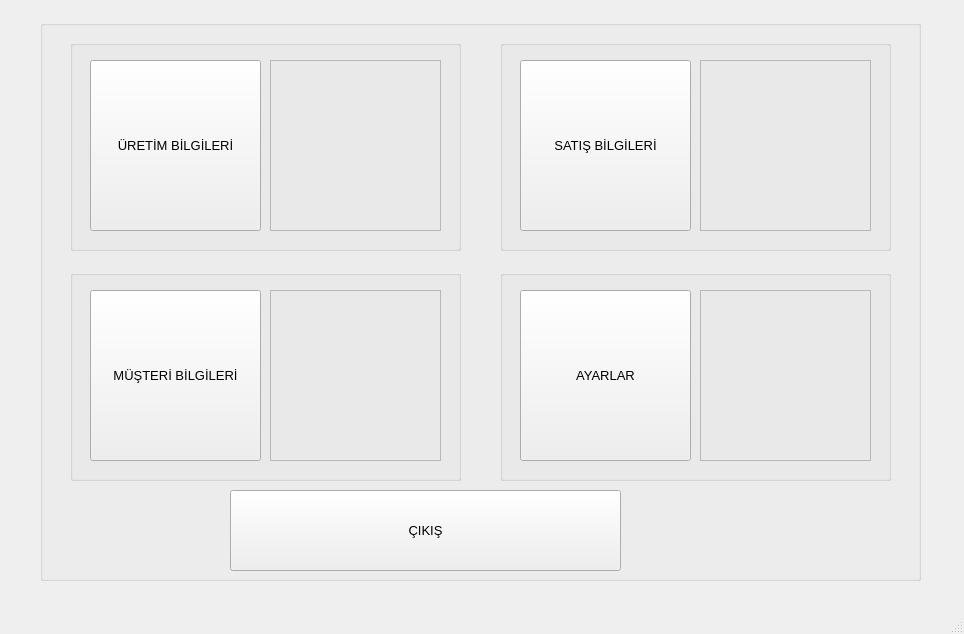
<?xml version="1.0" encoding="UTF-8"?>
<ui version="4.0">
 <class>MainPageCls</class>
 <widget class="QMainWindow" name="MainPageCls">
  <property name="geometry">
   <rect>
    <x>0</x>
    <y>0</y>
    <width>964</width>
    <height>634</height>
   </rect>
  </property>
  <property name="windowTitle">
   <string>MainWindow</string>
  </property>
  <property name="styleSheet">
   <string notr="true"/>
  </property>
  <widget class="QWidget" name="centralwidget">
   <widget class="QGroupBox" name="groupBox">
    <property name="geometry">
     <rect>
      <x>40</x>
      <y>20</y>
      <width>881</width>
      <height>561</height>
     </rect>
    </property>
    <property name="font">
     <font>
      <pointsize>10</pointsize>
     </font>
    </property>
    <property name="title">
     <string/>
    </property>
    <widget class="QGroupBox" name="groupBox_1">
     <property name="geometry">
      <rect>
       <x>30</x>
       <y>20</y>
       <width>391</width>
       <height>211</height>
      </rect>
     </property>
     <property name="font">
      <font>
       <pointsize>10</pointsize>
      </font>
     </property>
     <property name="title">
      <string/>
     </property>
     <widget class="QPushButton" name="pushButtonProduction">
      <property name="geometry">
       <rect>
        <x>20</x>
        <y>20</y>
        <width>171</width>
        <height>171</height>
       </rect>
      </property>
      <property name="font">
       <font>
        <pointsize>10</pointsize>
       </font>
      </property>
      <property name="text">
       <string>ÜRETİM BİLGİLERİ</string>
      </property>
     </widget>
     <widget class="QFrame" name="frame">
      <property name="geometry">
       <rect>
        <x>200</x>
        <y>20</y>
        <width>171</width>
        <height>171</height>
       </rect>
      </property>
      <property name="font">
       <font>
        <pointsize>10</pointsize>
       </font>
      </property>
      <property name="styleSheet">
       <string notr="true">image: url(:/new/prefix1/images/ProductionPage.jpg);</string>
      </property>
      <property name="frameShape">
       <enum>QFrame::StyledPanel</enum>
      </property>
      <property name="frameShadow">
       <enum>QFrame::Raised</enum>
      </property>
     </widget>
    </widget>
    <widget class="QGroupBox" name="groupBox_3">
     <property name="geometry">
      <rect>
       <x>460</x>
       <y>20</y>
       <width>391</width>
       <height>211</height>
      </rect>
     </property>
     <property name="font">
      <font>
       <pointsize>10</pointsize>
      </font>
     </property>
     <property name="title">
      <string/>
     </property>
     <widget class="QPushButton" name="pushButtonSales">
      <property name="geometry">
       <rect>
        <x>20</x>
        <y>20</y>
        <width>171</width>
        <height>171</height>
       </rect>
      </property>
      <property name="font">
       <font>
        <pointsize>10</pointsize>
       </font>
      </property>
      <property name="text">
       <string>SATIŞ BİLGİLERİ</string>
      </property>
     </widget>
     <widget class="QFrame" name="frame_3">
      <property name="geometry">
       <rect>
        <x>200</x>
        <y>20</y>
        <width>171</width>
        <height>171</height>
       </rect>
      </property>
      <property name="font">
       <font>
        <pointsize>10</pointsize>
       </font>
      </property>
      <property name="styleSheet">
       <string notr="true">background-image: url(:/new/prefix1/images/sales.jpg);</string>
      </property>
      <property name="frameShape">
       <enum>QFrame::StyledPanel</enum>
      </property>
      <property name="frameShadow">
       <enum>QFrame::Raised</enum>
      </property>
     </widget>
    </widget>
    <widget class="QGroupBox" name="groupBox_4">
     <property name="geometry">
      <rect>
       <x>30</x>
       <y>250</y>
       <width>391</width>
       <height>211</height>
      </rect>
     </property>
     <property name="font">
      <font>
       <pointsize>10</pointsize>
      </font>
     </property>
     <property name="title">
      <string/>
     </property>
     <widget class="QPushButton" name="pushButtonCustomer">
      <property name="geometry">
       <rect>
        <x>20</x>
        <y>20</y>
        <width>171</width>
        <height>171</height>
       </rect>
      </property>
      <property name="font">
       <font>
        <pointsize>10</pointsize>
       </font>
      </property>
      <property name="text">
       <string>MÜŞTERİ BİLGİLERİ</string>
      </property>
     </widget>
     <widget class="QFrame" name="frame_4">
      <property name="geometry">
       <rect>
        <x>200</x>
        <y>20</y>
        <width>171</width>
        <height>171</height>
       </rect>
      </property>
      <property name="font">
       <font>
        <pointsize>10</pointsize>
       </font>
      </property>
      <property name="styleSheet">
       <string notr="true">image: url(:/new/prefix1/images/users.png);</string>
      </property>
      <property name="frameShape">
       <enum>QFrame::StyledPanel</enum>
      </property>
      <property name="frameShadow">
       <enum>QFrame::Raised</enum>
      </property>
     </widget>
    </widget>
    <widget class="QGroupBox" name="groupBox_2">
     <property name="geometry">
      <rect>
       <x>460</x>
       <y>250</y>
       <width>391</width>
       <height>211</height>
      </rect>
     </property>
     <property name="font">
      <font>
       <pointsize>10</pointsize>
      </font>
     </property>
     <property name="title">
      <string/>
     </property>
     <widget class="QPushButton" name="pushButtonSettings">
      <property name="geometry">
       <rect>
        <x>20</x>
        <y>20</y>
        <width>171</width>
        <height>171</height>
       </rect>
      </property>
      <property name="font">
       <font>
        <pointsize>10</pointsize>
       </font>
      </property>
      <property name="styleSheet">
       <string notr="true"/>
      </property>
      <property name="text">
       <string>AYARLAR</string>
      </property>
     </widget>
     <widget class="QFrame" name="frame_2">
      <property name="geometry">
       <rect>
        <x>200</x>
        <y>20</y>
        <width>171</width>
        <height>171</height>
       </rect>
      </property>
      <property name="font">
       <font>
        <pointsize>10</pointsize>
       </font>
      </property>
      <property name="styleSheet">
       <string notr="true">image: url(:/new/prefix1/images/settingspage.jpg);</string>
      </property>
      <property name="frameShape">
       <enum>QFrame::StyledPanel</enum>
      </property>
      <property name="frameShadow">
       <enum>QFrame::Raised</enum>
      </property>
     </widget>
    </widget>
    <widget class="QPushButton" name="pushButtonLogOff">
     <property name="geometry">
      <rect>
       <x>190</x>
       <y>470</y>
       <width>391</width>
       <height>81</height>
      </rect>
     </property>
     <property name="font">
      <font>
       <pointsize>10</pointsize>
      </font>
     </property>
     <property name="text">
      <string>ÇIKIŞ</string>
     </property>
    </widget>
   </widget>
  </widget>
  <widget class="QMenuBar" name="menubar">
   <property name="geometry">
    <rect>
     <x>0</x>
     <y>0</y>
     <width>964</width>
     <height>21</height>
    </rect>
   </property>
  </widget>
  <widget class="QStatusBar" name="statusbar"/>
 </widget>
 <resources/>
 <connections/>
</ui>
